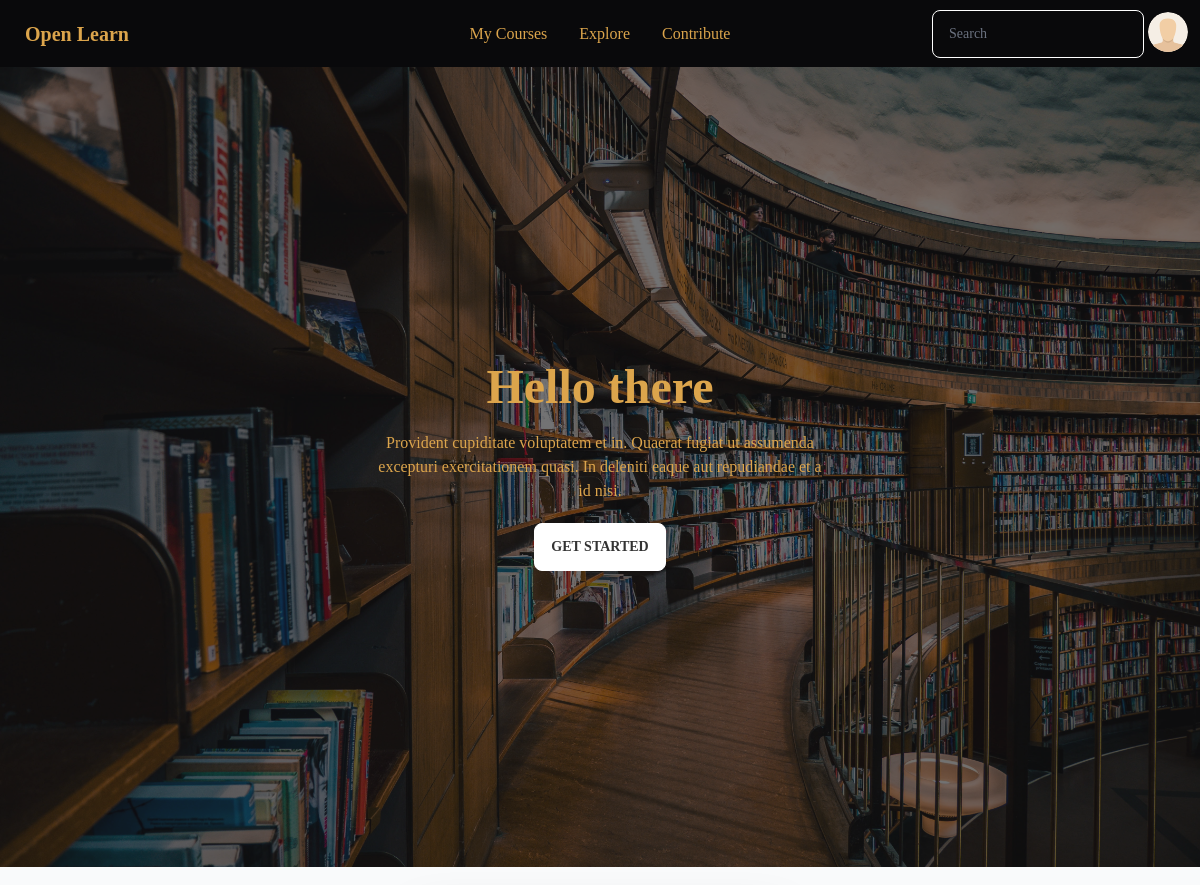
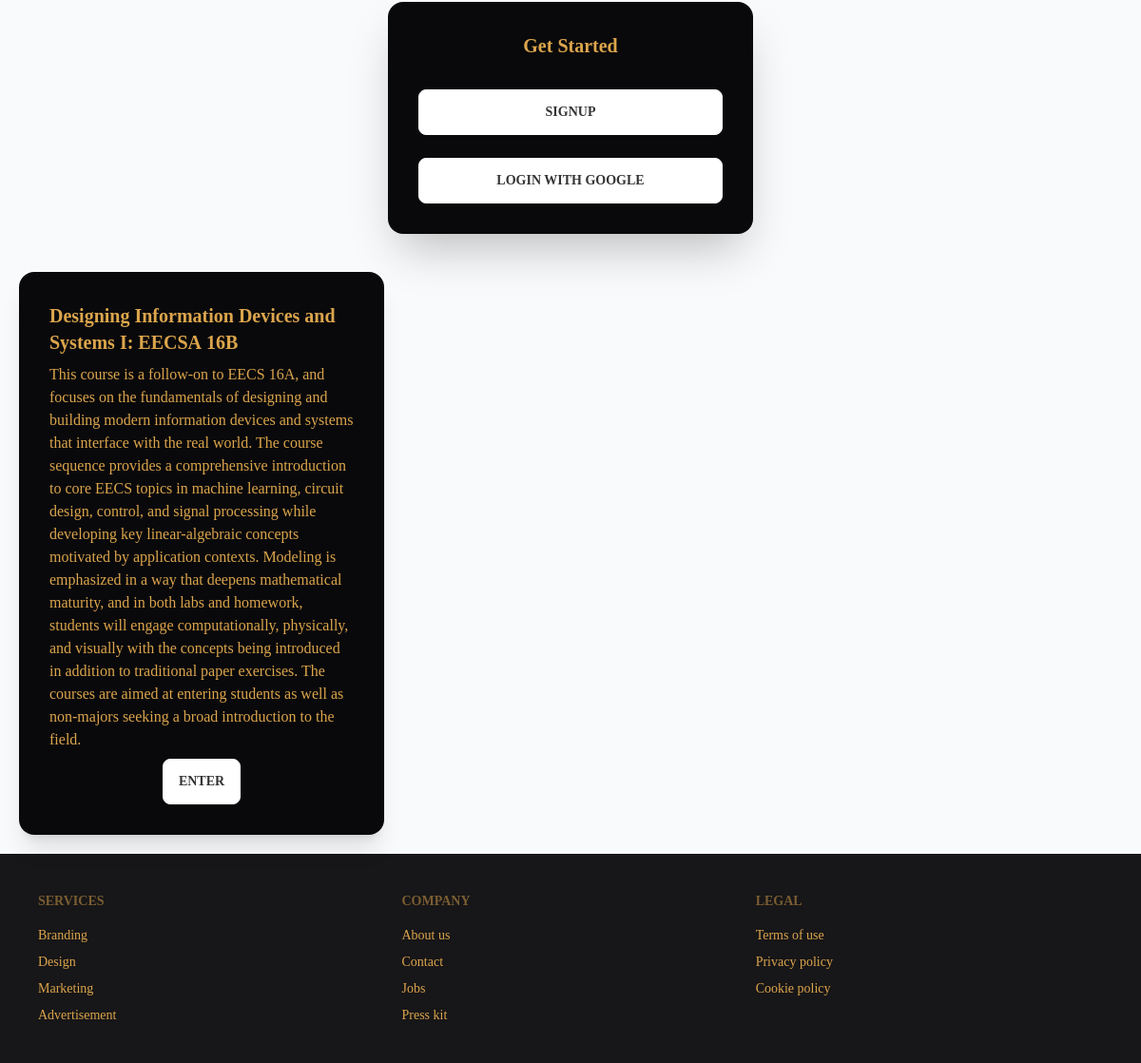
The page / on the database its author committed (2 pictures, top to bottom).
### main/models.py (models this page shows, shortened)
class Course(models.Model):
    url = models.CharField(max_length=2048)
    description = models.CharField(max_length=5000, default="")
    name = models.CharField(max_length=200, default="")
    number = models.CharField(max_length=200, default="")
    created_date = models.DateTimeField(default=timezone.now)
    college = models.CharField(max_length=200, default="")
    tags = TaggableManager()
    author = models.ForeignKey(User, on_delete = models.CASCADE)
    rating = models.IntegerField(default=1)

### main/views.py (the view)
# urls.py: path('', views.IndexView.as_view(), name='index'),
class IndexView(generic.ListView):
    template_name = 'main/index.html'
    context_object_name = 'latest_course_list'
    def get_queryset(self):
        return Course.objects.all()

### main/templates/main/index.html (shortened to what this page needs)
{% extends 'main/base.html'%}
{% load socialaccount %}
{% load static %}
{% block content %}
<div class="hero min-h-screen" style="background-image: url({% static 'images/library.jpg' %}?w=1000&h=800);">
  <div class="hero-overlay bg-opacity-60"></div>
  <div class="hero-content text-center text-neutral-content">
    <div class="max-w-md">
      <h1 class="mb-5 text-5xl font-bold">Hello there</h1>
      <p class="mb-5">Provident cupiditate voluptatem et in. Quaerat fugiat ut assumenda excepturi exercitationem quasi. In deleniti eaque aut repudiandae et a id nisi.</p>
      <button class="btn btn-primary">Get Started</button>
    </div>
  </div>
</div>
{% if user.is_authenticated %}
<div class="flex justify-center">
  <div class="card m-5 flex-shrink-0 w-full max-w-sm shadow-2xl bg-base-100 ">
    <div class="card-body">  <h1 class = "flex justify-center">Welcome, You are logged in as {{ user.username }}</h1>
      <a class="btn btn-primary" href="/logout">Logout</a>
    </div>
  </div>
</div>
{% else %}
<div class="flex justify-center">
  <div class="card m-5 flex-shrink-0 w-full max-w-sm shadow-2xl bg-base-100 ">
    <div class="card-body">
      <h2 class="card-title justify-center">Get Started</h2>
      <div class="form-control mt-6">
        <a class="btn btn-primary" href="/accounts/signup">Signup</a>
        <a class="btn btn-primary" href="{% provider_login_url 'google' %}">Login with Google</a>
      </div>
    </div>
  </div>
</div>
{% endif %}
{% if latest_course_list %}
<div class="flex flex-row flex-wrap m-5 space-x-5">
  {% for course in latest_course_list %}
  <div class="card w-96 bg-base-100 shadow-xl">
    <div class="card-body">
      <h2 class="card-title">{{course.name}}: {{course.number}}</h2>
      <p>{{course.description}}</p>
      <div class="card-actions justify-center">
        <a href = "/course/{{course.id}}" class="btn btn-primary">Enter</a>
      </div>
    </div>
  </div>
  {% endfor %}
</div>
{% endif %}
{% endblock %}

### rows shown on the page
Course: name "Designing Information Devices and Systems I", number "EECSA 16B", description "This course is a follow-on to EECS 16A, and focuses on the fundamentals of designing and building modern information devices and systems that interface with the real world. The course sequence provides a comprehensive introduction to core EECS topics in machine learning, circuit design, control, and signal processing while developing key linear-algebraic concepts motivated by application contexts. Modeling is emphasized in a way that deepens mathematical maturity, and in both labs and homework, students will engage computationally, physically, and visually with the concepts being introduced in addition to traditional paper exercises. The courses are aimed at entering students as well as…"
